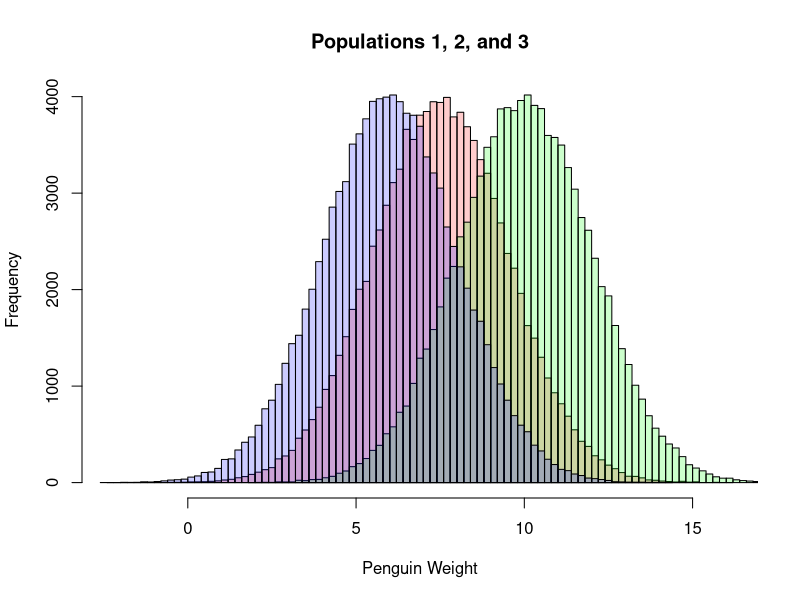
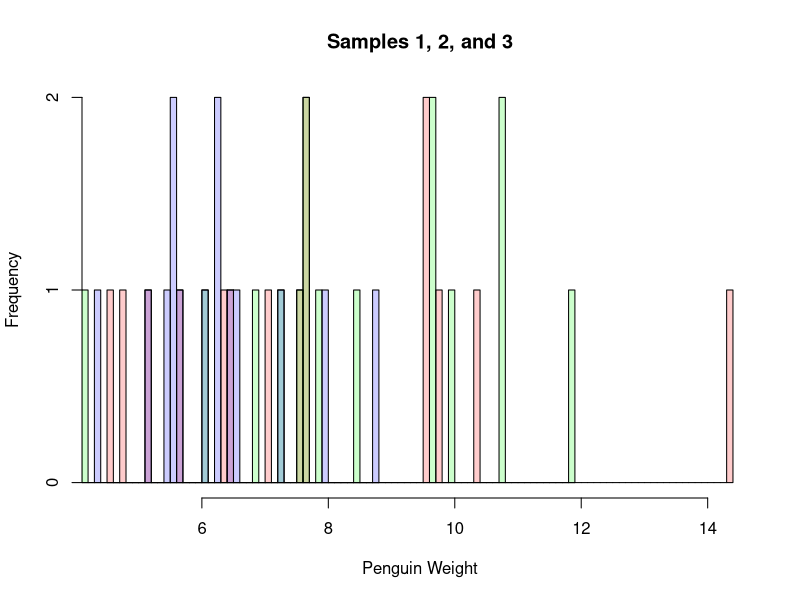
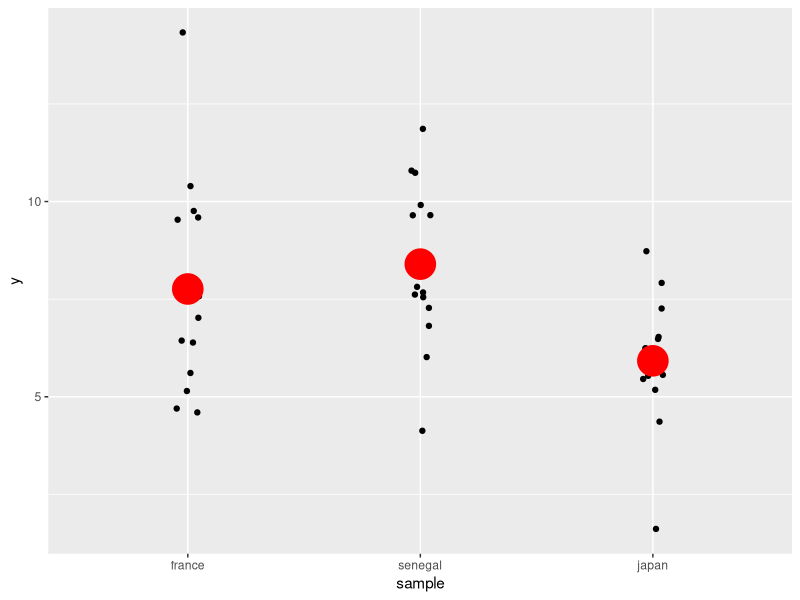

These figures' R source, in order:
library(reshape)
library(ggplot2)

rm(list = ls())
if(!is.null(dev.list())) dev.off()

sample_size <- 15

population1 <- rnorm(100000, mean = 7.5, sd = 2)
population2 <- rnorm(100000, mean = 10, sd = 2)
population3 <- rnorm(100000, mean = 6, sd = 2)


hist(population1, breaks=100, col=rgb(1,0,0,0.2), main='', xlab = 'Penguin Weight')
hist(population2, breaks=100,  add=TRUE, col=rgb(0,1,0,0.2))
hist(population3, breaks=100,  add=TRUE, col=rgb(0,0,1,0.2))
title('Populations 1, 2, and 3')

france <- sample(population1, sample_size)
senegal <- sample(population2, sample_size)
japan <- sample(population3, sample_size)

hist(france, breaks=100, col=rgb(1,0,0,0.2), main='', xlab='Penguin Weight')
hist(senegal, breaks=100,  add=TRUE, col=rgb(0,1,0,0.2))
hist(japan, breaks=100,  add=TRUE, col=rgb(0,0,1,0.2))
title('Samples 1, 2, and 3')

data <-data.frame(cbind(france,senegal,japan))
data<-melt(data)
colnames(data) <- c('sample', 'y')
data$sample<-factor(data$sample)

model <- lm(y ~ sample, data=data)

print(summary(model))


p <- ggplot(data=data, aes(x=sample, y=y))+
  geom_jitter(aes(x=sample, y=y), position = position_jitter(width = 0.05))+
  stat_summary(fun=mean, colour="red", geom="point", size=10)
print(p)


print(model$contrasts)
print(contr.treatment(3))

## Demo: anova with 2 levels == t-test
data <-data.frame(cbind(senegal,japan))
data<-melt(data)
colnames(data) <- c('sample', 'y')
data$sample<-factor(data$sample)

model <- lm(data$y ~ data$sample)

print(summary(model))

print(t.test(senegal, japan, var.equal = TRUE))
